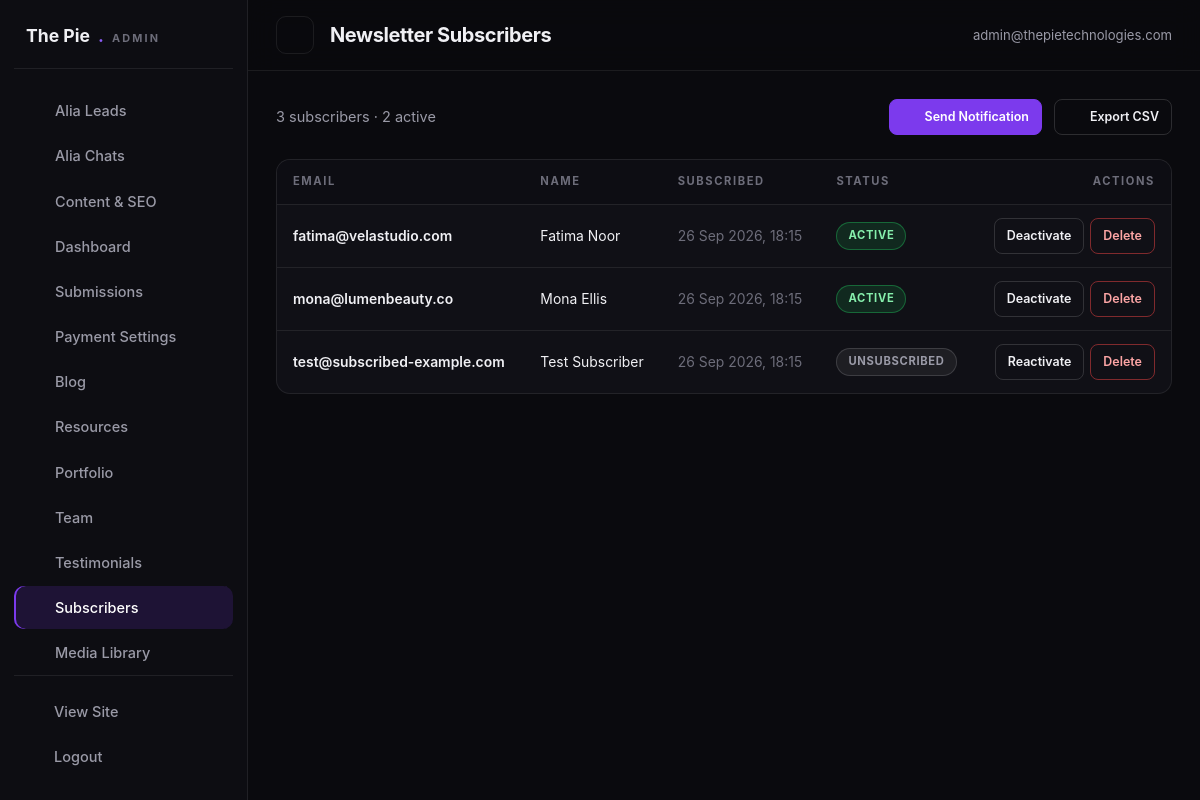
Page /admin/subscribers.php (signed in) on the committed database.
### tables this page shows
CREATE TABLE IF NOT EXISTS newsletter_subscribers (
  id INT AUTO_INCREMENT PRIMARY KEY,
  email VARCHAR(150) UNIQUE NOT NULL,
  name VARCHAR(150),
  is_active TINYINT(1) DEFAULT 1,
  subscribed_at TIMESTAMP DEFAULT CURRENT_TIMESTAMP
);

### includes/functions.php (called while the page is built, shortened)
<?php
function esc($value)
{
    return htmlspecialchars((string) $value, ENT_QUOTES, 'UTF-8');
}
function url($path = '', $pretty = null)
{
    $path = trim((string) $path, '/');
    if ($pretty === null) {
        $pretty = PRETTY_URLS;
    }
    if ($path !== '' && substr($path, -4) !== '.php' && $pretty && strpos($path, '?') === false) {
        $url = BASE_URL . '/' . $path;
    } elseif ($path !== '' && substr($path, -4) !== '.php' && !$pretty && strpos($path, '?') === false) {
        $url = BASE_URL . '/' . $path . '.php';
    } else {
        $url = BASE_URL . ($path === '' ? '/' : '/' . $path);
    }
    return $url;
}
function asset($path)
{
    return BASE_URL . '/' . ltrim((string) $path, '/');
}
function formatDate($datetime, $format = 'j M Y')
{
    $ts = strtotime((string) $datetime);
    return $ts ? date($format, $ts) : '';
}
function isAdminLoggedIn()
{
    return !empty($_SESSION['admin_id']);
}
function currentAdmin()
{
    $admin = dbOne('SELECT * FROM admin_users WHERE id = ?', array((int) $_SESSION['admin_id']));
    return $admin;
}

### includes/db.php (called while the page is built, shortened)
<?php
if (!function_exists('dbAll')) {
    function dbAll($sql, $params = array())
    {
        try {
            $st = $GLOBALS['pdo']->prepare($sql);
            $st->execute($params);
            return $st->fetchAll();
        } catch (PDOException $e) {
            error_log('[TPT] Query failed: ' . $e->getMessage() . ' | ' . $sql);
            return array();
        }
    }
}
if (!function_exists('dbOne')) {
    function dbOne($sql, $params = array())
    {
        $rows = dbAll($sql, $params);
        return $rows ? $rows[0] : null;
    }
}

### admin/subscribers.php (the view, shortened to what this page needs)
<?php
$adminPage  = 'subscribers';
$adminTitle = 'Newsletter Subscribers';
$subscribers = dbAll('SELECT * FROM newsletter_subscribers ORDER BY subscribed_at DESC');
require_once dirname(__DIR__) . '/includes/admin-header.php';
?>
<div class="a-toolbar">
    <span class="text-muted"><?= count($subscribers) ?> subscriber<?= count($subscribers) === 1 ? '' : 's' ?> · <?= count(array_filter($subscribers, function ($s) { return (int) $s['is_active'] === 1; })) ?> active</span>
    <a class="a-btn primary small" href="subscriber-notify.php"><?= icon('send', 15) ?> Send Notification</a>
    <a class="a-btn small" href="export.php?type=subscribers"><?= icon('download', 15) ?> Export CSV</a>
</div>
<div class="a-table-wrap">
    <table class="a-table">
        <thead><tr><th>Email</th><th>Name</th><th>Subscribed</th><th>Status</th><th style="text-align:right">Actions</th></tr></thead>
        <tbody>
        <?php foreach ($subscribers as $sub): ?>
        <tr>
            <td class="td-main"><?= esc($sub['email']) ?></td>
            <td><?= esc($sub['name'] !== '' ? $sub['name'] : '—') ?></td>
            <td class="td-sub"><?= esc(formatDate($sub['subscribed_at'], 'j M Y, H:i')) ?></td>
            <td><span class="badge <?= $sub['is_active'] ? 'active' : 'inactive' ?>"><?= $sub['is_active'] ? 'active' : 'unsubscribed' ?></span></td>
            <td>
                <div class="row-actions">
                    <form method="post" action="actions.php" style="display:inline">
                        <button class="a-btn small" type="submit"><?= $sub['is_active'] ? 'Deactivate' : 'Reactivate' ?></button>
                    </form>
                    <form method="post" action="actions.php" style="display:inline" onsubmit="return confirm('Delete this subscriber?');">
                        <button class="a-btn small danger" type="submit">Delete</button>
                    </form>
                </div>
            </td>
        </tr>
        <?php endforeach; ?>
        </tbody>
    </table>
</div>
<?php require_once dirname(__DIR__) . '/includes/admin-footer.php'; ?>

### includes/admin-header.php (shortened to what this page needs)
<?php
$adminPage  = isset($adminPage) ? $adminPage : 'dashboard';
$adminTitle = isset($adminTitle) ? $adminTitle : 'Dashboard';
$adminUser  = currentAdmin();
$adminNav = array(
    array('key' => 'leads', 'label' => 'Alia Leads', 'href' => 'leads.php', 'icon' => 'users'),
    array('key' => 'chats', 'label' => 'Alia Chats', 'href' => 'chats.php', 'icon' => 'chat'),
    array('key' => 'content', 'label' => 'Content & SEO', 'href' => 'content.php', 'icon' => 'edit'),
    array('key' => 'dashboard',    'label' => 'Dashboard',     'href' => 'index.php',        'icon' => 'grid'),
    array('key' => 'submissions',  'label' => 'Submissions',   'href' => 'submissions.php',  'icon' => 'mail'),
    array('key' => 'payments',     'label' => 'Payment Settings', 'href' => 'payments.php',  'icon' => 'card'),
    array('key' => 'blog',         'label' => 'Blog',          'href' => 'blog.php',         'icon' => 'edit'),
    array('key' => 'resources',    'label' => 'Resources',     'href' => 'resources.php',    'icon' => 'download'),
    array('key' => 'portfolio',    'label' => 'Portfolio',     'href' => 'portfolio.php',    'icon' => 'layers'),
    array('key' => 'team',         'label' => 'Team',          'href' => 'team.php',         'icon' => 'users'),
    array('key' => 'testimonials', 'label' => 'Testimonials',  'href' => 'testimonials.php', 'icon' => 'star'),
    array('key' => 'subscribers',  'label' => 'Subscribers',   'href' => 'subscribers.php',  'icon' => 'send'),
    array('key' => 'media',        'label' => 'Media Library', 'href' => 'media.php',        'icon' => 'image'),
    array('key' => 'admins',       'label' => 'Admin Management', 'href' => 'admins.php',    'icon' => 'shield'),
    array('key' => 'settings',     'label' => 'Settings',      'href' => 'settings.php',     'icon' => 'cpu'),
);
?>
<!DOCTYPE html>
<html lang="en">
<head>
<link rel="stylesheet" href="<?= asset('assets/css/admin.css') ?>">
</head>
<body class="admin-body">
<aside class="admin-sidebar" id="adminSidebar">
    <div class="admin-brand">The Pie<span>.</span><small>Admin</small></div>
    <nav>
        <?php foreach ($adminNav as $navItem): ?>
        <a href="<?= esc($navItem['href']) ?>" class="<?= $adminPage === $navItem['key'] ? 'active' : '' ?>"><?= icon($navItem['icon'], 17) ?><span><?= esc($navItem['label']) ?></span></a>
        <?php endforeach; ?>
    </nav>
    <div class="admin-side-foot">
        <a href="<?= url('') ?>" target="_blank" rel="noopener"><?= icon('globe', 16) ?><span>View Site</span></a>
        <a href="logout.php"><?= icon('close', 16) ?><span>Logout</span></a>
    </div>
</aside>
<div class="admin-main">
    <header class="admin-topbar">
        <button class="a-icon-btn sidebar-toggle" id="sidebarToggle" aria-label="Toggle navigation"><?= icon('menu', 20) ?></button>
        <h1><?= esc($adminTitle) ?></h1>
        <div class="admin-top-actions">
            <span class="admin-user"><?= icon('users', 15) ?> <?= esc($adminUser ? $adminUser['email'] : 'admin') ?></span>
        </div>
    </header>
    <main class="admin-content">

### assets/css/admin.css (style rules this page uses)
:root { --bg:#0a0a0e; --panel:#101016; --panel-2:#15151d; --line:rgba(255,255,255,.08); --line-2:rgba(255,255,255,.14); --text:#f0f0f4; --muted:#9a9aa7; --muted-2:#6d6d7a; --violet:#7c3aed; --violet-2:#8b5cf6; --violet-soft:#a78bfa; --cyan:#22d3ee; --amber:#f59e0b; --green:#22c55e; --red:#ef4444; --radius:14px; --sidebar:248px; --font:'Inter',system-ui,-apple-system,'Segoe UI',sans-serif; --display:'Space Grotesk','Inter',system-ui,sans-serif; }
* { box-sizing:border-box }
html { overflow-x:clip }
body { margin:0;background:var(--bg);color:var(--text);font-family:var(--font);font-size:14.5px;line-height:1.6;-webkit-font-smoothing:antialiased }
a { color:inherit;text-decoration:none }
h1,h2,h3,h4 { margin:0;font-family:var(--display);letter-spacing:-.02em }
button { font:inherit;color:inherit;background:none;border:0;cursor:pointer }
.admin-sidebar { position:fixed;inset:0 auto 0 0;width:var(--sidebar);z-index:60; background:#0d0d12;border-right:1px solid var(--line); display:flex;flex-direction:column;padding:22px 14px;gap:6px; transition:transform .3s cubic-bezier(.22,1,.36,1); }
.admin-brand { font-family:var(--display);font-weight:700;font-size:1.1rem;padding:0 12px 18px;border-bottom:1px solid var(--line);margin-bottom:14px;display:flex;align-items:baseline;gap:8px }
.admin-brand span { color:var(--violet-2) }
.admin-brand small { color:var(--muted-2);font-size:.68rem;letter-spacing:.2em;text-transform:uppercase }
.admin-sidebar nav { display:grid;gap:2px;overflow-y:auto }
.admin-sidebar nav a,.admin-side-foot a { display:flex;align-items:center;gap:12px;padding:10px 12px;border-radius:10px; color:var(--muted);font-weight:500;transition:background .2s,color .2s; }
.admin-sidebar nav a.active { background:rgba(124,58,237,.16);color:#fff;box-shadow:inset 2px 0 0 var(--violet) }
.admin-side-foot { margin-top:auto;padding-top:14px;border-top:1px solid var(--line);display:grid;gap:2px }
.admin-main { margin-left:var(--sidebar);min-height:100vh;display:flex;flex-direction:column }
.admin-topbar { position:sticky;top:0;z-index:50;display:flex;align-items:center;gap:16px; padding:16px 28px;background:rgba(10,10,14,.85);backdrop-filter:blur(14px);border-bottom:1px solid var(--line); }
.admin-topbar h1 { font-size:1.25rem }
.admin-top-actions { margin-left:auto;display:flex;gap:10px;align-items:center }
.admin-user { color:var(--muted);font-size:.82rem;display:inline-flex;gap:8px;align-items:center }
.admin-content { padding:28px;display:grid;gap:24px;align-content:start }
.sidebar-toggle { display:none }
.a-btn { display:inline-flex;align-items:center;justify-content:center;gap:8px; padding:10px 18px;border-radius:10px;font-weight:600;font-size:.87rem; border:1px solid var(--line-2);color:var(--text);transition:all .2s;white-space:nowrap; }
.a-btn.primary { background:var(--violet);border-color:var(--violet);color:#fff }
.a-btn.danger { border-color:rgba(239,68,68,.5);color:#fca5a5 }
.a-btn.small { padding:7px 12px;font-size:.78rem;border-radius:8px }
.a-icon-btn { width:38px;height:38px;border-radius:10px;border:1px solid var(--line);display:grid;place-items:center;color:var(--muted);transition:all .2s }
.a-table-wrap { overflow-x:auto;border:1px solid var(--line);border-radius:var(--radius);background:var(--panel) }
.a-table { width:100%;border-collapse:collapse;min-width:760px }
.a-table th { text-align:left;font-size:.7rem;letter-spacing:.14em;text-transform:uppercase;color:var(--muted-2); padding:13px 16px;border-bottom:1px solid var(--line);white-space:nowrap;background:#0d0d13; }
.a-table td { padding:13px 16px;border-bottom:1px solid var(--line);font-size:.87rem;vertical-align:middle }
.a-table tr:last-child td { border-bottom:0 }
.a-table tbody tr { transition:background .15s }
.a-table .row-actions { display:flex;gap:6px;justify-content:flex-end }
.td-main { font-weight:600 }
.td-sub { color:var(--muted-2);font-size:.76rem }
.badge { display:inline-flex;align-items:center;gap:6px;padding:4px 11px;border-radius:999px;font-size:.7rem;font-weight:700;letter-spacing:.06em;text-transform:uppercase }
.badge.published,.badge.active,.badge.approved { background:rgba(34,197,94,.14);color:#86efac;border:1px solid rgba(34,197,94,.4) }
.badge.draft,.badge.inactive,.badge.pending { background:rgba(255,255,255,.06);color:var(--muted);border:1px solid var(--line-2) }
.a-toolbar { display:flex;gap:12px;align-items:center;flex-wrap:wrap }
.text-muted { color:var(--muted) }

### rows in the picture
newsletter_subscribers: email "fatima@velastudio.com", name "Fatima Noor", subscribed_at "26 Sep 2026, 18:15", is_active "ACTIVE"
newsletter_subscribers: email "mona@lumenbeauty.co", name "Mona Ellis", subscribed_at "26 Sep 2026, 18:15", is_active "ACTIVE"
newsletter_subscribers: email "test@subscribed-example.com", name "Test Subscriber", subscribed_at "26 Sep 2026, 18:15", is_active "UNSUBSCRIBED"

### other values in the picture
$navItem['label'] "Alia Leads"
$navItem['label'] "Alia Chats"
$navItem['label'] "Content & SEO"
$navItem['label'] "Dashboard"
$navItem['label'] "Submissions"
$navItem['label'] "Payment Settings"
$navItem['label'] "Blog"
$navItem['label'] "Resources"
$navItem['label'] "Portfolio"
$navItem['label'] "Team"
$navItem['label'] "Testimonials"
$navItem['label'] "Subscribers"
$navItem['label'] "Media Library"
$adminTitle "Newsletter Subscribers"
$adminUser ? $adminUser['email'] : 'admin' "admin@thepietechnologies.com"
